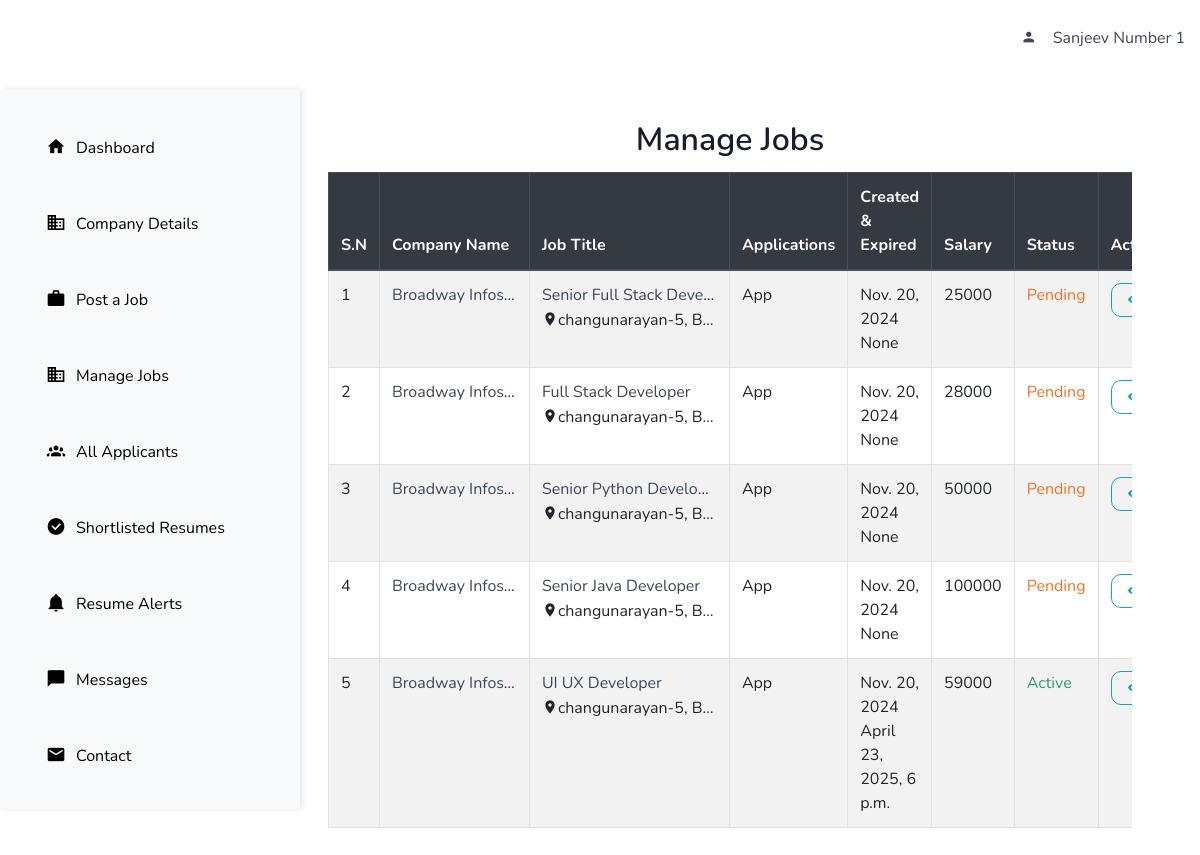
/job/joblist_percompany/ (signed in), run on the app's committed database.
### accounts/models.py (models this page shows)
class User(AbstractUser):
  email = models.EmailField(unique = True, null=False)
  has_company = models.BooleanField(default=False)
  has_resume = models.BooleanField(default=False)
  is_recruiter = models.BooleanField(default=False)
  is_candidate = models.BooleanField(default=False)

### job/models.py (models this page shows, shortened)
class Job(models.Model):
    company = models.ForeignKey(Company, on_delete=models.CASCADE)  # Renamed for clarity
    title = models.CharField(max_length=200)
    post_date_time = models.DateTimeField(auto_now_add=True, editable=False)
    date_posted = models.DateField(auto_now_add=True)
    salary = models.PositiveIntegerField()
    pay_mode = models.CharField(max_length=20, choices=PAY_MODE)
    job_type = models.CharField(max_length=50, choices=JOB_TYPE)
    job_location = models.CharField(max_length=200, choices=JOB_LOCATION)
    job_category = models.CharField(max_length=200, choices=JOB_CATEGORY)
    expiry_date = models.DateTimeField(null=True, blank=True)
    job_description = models.TextField()
    status = models.CharField(max_length=50, choices=STATUS, default='Pending')

### company/models.py (models this page shows)
class Company(models.Model):
    user = models.OneToOneField(User, on_delete=models.CASCADE)
    name = models.CharField(max_length=200)
    address = models.CharField(max_length=50, null= True)
    email = models.EmailField(max_length=50)
    phone_number = models.CharField(max_length=13)
    website = models.URLField()
    founded_in = models.PositiveIntegerField()
    primary_industry = models.CharField(max_length=100, choices=PRIMARY_INDUSTRY)
    province = models.CharField(max_length=20, choices=PROVINCE_CHOICES)
    company_size = models.CharField(max_length=20,choices=COMPANY_SIZES)
    country = models.CharField(max_length=20, choices=COUNTRY_CHOICES)
    linkedin = models.URLField()
    instagram = models.URLField()
    facebook = models.URLField()
    about_company = models.TextField()
    def __str__(self):
        return f"{self.name}"

### job/views.py (the view)
# urls.py: path('joblist_percompany/', views.joblist_percompany, name='joblist_percompany'),
def joblist_percompany(request):
  company = Company.objects.get(pk = request.user.company.pk)
  jobs = company.job_set.all().order_by('-id')
  context = {'jobs': jobs}
  return render(request, 'job/joblist_percompany.html', context)

### templates/job/joblist_percompany.html (shortened to what this page needs)
{% extends "base.html" %}
{% block content %}
<div class="container-fluid p-5">
  <h2 class="text-center mt-0">Manage Jobs</h2>
  <div class="table-responsive">
    <table class="table table-bordered table-hover table-striped">
      <thead class="thead-dark">
        <tr>
          <th scope="col">S.N</th>
          <th scope="col">Company Name</th>
          <th scope="col">Job Title</th>
          <th scope="col">Applications</th>
          <th scope="col">Created & Expired</th>
          <th scope="col">Salary</th>
          <th scope="col">Status</th>
          <th scope="col">Action</th>
        </tr>
      </thead>
      <tbody>
        {% for job in jobs %}
        <tr>
          <td>{{ forloop.counter }}</td>
          <td class="text-truncate" style="max-width: 150px;">
            <a href="{% url 'company:company_detail' job.company.pk %}" class="text-dark">{{ job.company }}</a></td>
          <td class="text-truncate" style="max-width: 200px;">
            <a href="{% url 'job:job_details' job.pk %}" class="text-dark">
            {{ job.title }} </a><br> <i class="mdi mdi-map-marker"></i>{{ job.company.address }}
          </td>
          <td>App</td>
          <td>
            {{ job.date_posted }}<br>
            <span>{{ job.expiry_date }}</span>
          </td>
          <td>{{ job.salary }}</td>
          <td class="status">
            {% if job.status == 'Pending' %}
              <span class="text-warning">Pending</span>
            {% elif job.status == 'Active' %}
              <span class="text-success">Active</span>
            {% else %}
              <span class="text-danger">Expired</span>
            {% endif %}
          </td>
          <td>
            <div class="btn-group" role="group">
              <a href="{% url 'job:job_details' job.pk %}" class="btn btn-sm btn-outline-info" role="button" title="View">
                <i class="mdi mdi-eye"></i>
              </a>
            </div>
          </td>
        </tr>
        {% empty %}
        <tr>
          <td colspan="8" class="text-center">No jobs available</td>
        </tr>
        {% endfor %}
      </tbody>
    </table>
  </div>
</div>
{% endblock content %}

### templates/base.html (shortened to what this page needs)
{% load static %}
<!DOCTYPE html>
<html lang="en" class="no-js">
<head>
    <link rel="stylesheet" href="{% static 'css/bootstrap.min.css' %}">
    <link rel="stylesheet" href="{% static 'css/materialdesignicons.min.css' %}">
    <link rel="stylesheet" href="{% static 'css/fontawesome.css' %}">
    <link rel="stylesheet" href="{% static 'css/selectize.css' %}">
    <link rel="stylesheet" href="{% static 'css/owl.carousel.css' %}">
    <link rel="stylesheet" href="{% static 'css/owl.theme.css' %}">
    <link rel="stylesheet" href="{% static 'css/owl.transitions.css' %}">
    <link rel="stylesheet" href="{% static 'css/side_nav.css' %}">
    <link rel="stylesheet" href="{% static 'css/style.css' %}">
</head>
<body>
    <header id="topnav" class="defaultscroll">
        <div class="container">
            {% if request.user.is_authenticated %}
            <div class="buy-button">
                <a href="#" class="text-center text-dark">
                    <i class="mdi mdi-account mr-3"></i>{{ request.user.first_name }} {{ request.user.last_name }}
                </a>
            </div>
            {% endif %}
        </div>
    </header>
    <div id="side-navigation" class="side-nav">
        <ul class="side-navigation-menu  ml-2 p-2">
            <li><a href="{% url 'dashboard:dashboard_recruiter' %}"><i class="mdi mdi-home"></i> Dashboard</a></li>
            {% if request.user.has_company %}
            <li><a href="{% url 'company:company_detail' request.user.company.pk %}"><i class="mdi mdi-domain"></i>Company Details</a></li>
            <li><a href="{% url 'job:create_job' %}"><i class="mdi mdi-briefcase"></i> Post a Job</a></li>
            <li><a href="{% url 'job:joblist_percompany' %}"><i class="mdi mdi-domain"></i>Manage Jobs</a></li>
            {% else %}
            <li><a href="{% url 'company:add_company' %}"><i class="mdi mdi-domain"></i>Add Company</a></li>
            {% endif %}
            <li><a href=""><i class="mdi mdi-account-group"></i> All Applicants</a></li>
            <li><a href=""><i class="mdi mdi-check-circle"></i> Shortlisted Resumes</a></li>
            <li><a href=""><i class="mdi mdi-bell"></i> Resume Alerts</a></li>
            <li><a href=""><i class="mdi mdi-message"></i> Messages</a></li>
            <li><a href=""><i class="mdi mdi-email"></i> Contact</a></li>
            <li><a href=""> About Us</a></li>
        </ul>
    </div>
    <div class="content mt-5">
        {% block content %}
        {% endblock content %}
    </div>
</body>
</html>

### static/css/side_nav.css (style rules this page uses)
body { overflow-x: hidden }
.side-nav { width: 250px; height: 100%; background-color: #fff; position: fixed; top: 0; left: 0; overflow-y: auto; padding-top: 20px; box-shadow: 2px 0 5px rgba(0, 0, 0, 0.2); }
.side-navigation-menu { list-style-type: none; padding: 0; margin: 0; }
.side-navigation-menu li { margin: 0; padding: 10px 20px; }
.side-navigation-menu li a { color:#000; text-decoration: none; font-size: 16px; display: flex; align-items: center; }
.side-navigation-menu li a i { margin-right: 10px; font-size: 20px; }

### static/css/style.css (style rules this page uses)
.text-success { color: #25a06e !important; }
.text-warning { color: #f17425 !important; }
.text-dark { color: #3c4858 !important; }
.btn { padding: 8px 20px; outline: none; text-decoration: none; font-size: 16px; letter-spacing: 0.5px; -webkit-transition: all 0.3s; transition: all 0.3s; font-weight: 600; border-radius: 10px; }
.btn.btn-sm { padding: 7px 16px; font-size: 12px; }
body { font-family: "Nunito", sans-serif; overflow-x: hidden !important; font-size: 16px; color: #161c2d; }
h1, h2, h3, h4, h5, h6, .h1, .h2, .h3, .h4, .h5, .h6 { font-family: "Nunito", sans-serif; line-height: 1.5; font-weight: 600; }
a { text-decoration: none !important; }
#topnav { position: fixed; right: 0; left: 0; top: 0; z-index: 99; background-color: #fff; border: 2px transparent; -webkit-transition: all .5s ease; transition: all .5s ease; padding-left: 500px; }
#topnav .buy-button { float: right; line-height: 68px; padding: 3px 0; }

### templates/base.html (style rules this page uses)
body { overflow-x: hidden; }
.side-nav { width: 300px; position: fixed; top: 89px; left: 0; height: 79%; background-color: #f8f9fa; z-index: 1000; box-shadow: 2px 0 5px rgba(0, 0, 0, 0.1); }
.side-navigation-menu { list-style: none; padding: 0; margin: 0; }
.side-navigation-menu li { display: block; margin-bottom: 15px; }
.side-navigation-menu a { display: flex; align-items: center; padding: 5px 10px; color: #333; text-decoration: none; }
.side-navigation-menu i { margin-right: 10px; }
.content { margin-left: 260px; padding: 20px; }

### data on the page
User: user.first_name "Sanjeev", user.last_name "Number 1"
Job: company "Broadway Infos…", title "Senior Full Stack Deve…", company.address "changunarayan-5, B…", date_posted "Nov. 20, 2024", expiry_date "None", salary "25000", status "Pending"
Job: company "Broadway Infos…", title "Full Stack Developer", company.address "changunarayan-5, B…", date_posted "Nov. 20, 2024", expiry_date "None", salary "28000", status "Pending"
Job: company "Broadway Infos…", title "Senior Python Develo…", company.address "changunarayan-5, B…", date_posted "Nov. 20, 2024", expiry_date "None", salary "50000", status "Pending"
Job: company "Broadway Infos…", title "Senior Java Developer", company.address "changunarayan-5, B…", date_posted "Nov. 20, 2024", expiry_date "None", salary "100000", status "Pending"
Job: company "Broadway Infos…", title "UI UX Developer", company.address "changunarayan-5, B…", date_posted "Nov. 20, 2024", expiry_date "April 23, 2025, 6 p.m.", salary "59000", status "Active"
